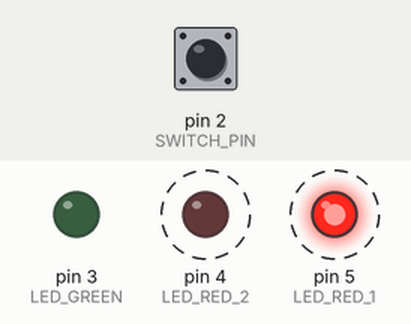
A sketch run on a simulated Arduino Uno, built with avr-gcc and run on an emulated ATmega328P. Parts: output pins drawn as LEDs (lit = HIGH). Dashed ring = blinking. The inputs (shaded band) are chosen by the test bench; at power-on: pin 2 (SWITCH_PIN) HIGH.

Above: at 1.3 s.
1.7 s: pin 2 (SWITCH_PIN) pulled LOW for 3.2 s
At 1.9 s:
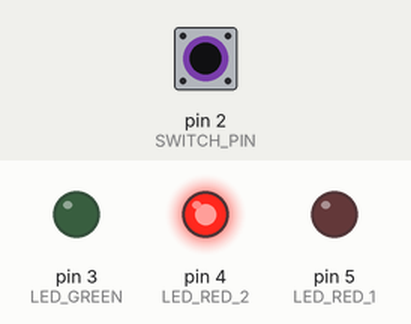
At 3.4 s:
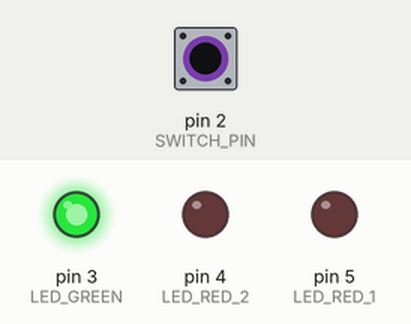
Timing chart, 0 to 12.4 s (numbered marks = the images above; inputs shaded):
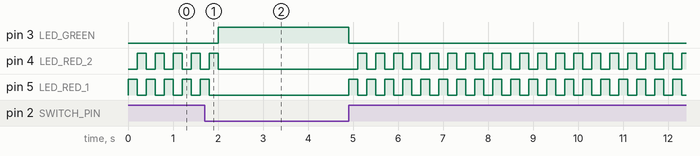

The sketch:

02_spaceship.ino
```cpp
int switchState = 0;

int LED_RED_1 = 5;
int LED_RED_2 = 4;
int LED_GREEN = 3;

int SWITCH_PIN = 2;

int DELAY_MS = 200;

void setup() {
  pinMode(LED_GREEN, OUTPUT);
  pinMode(LED_RED_1, OUTPUT);
  pinMode(LED_RED_2, OUTPUT);
  pinMode(SWITCH_PIN, INPUT);
}

void loop() {

  switchState = digitalRead(SWITCH_PIN);

  if (switchState == LOW) {

    digitalWrite(LED_RED_1, LOW);
    digitalWrite(LED_RED_2, LOW);
    digitalWrite(LED_GREEN, HIGH);

  } else {

    digitalWrite(LED_RED_1, HIGH);
    digitalWrite(LED_RED_2, LOW);
    digitalWrite(LED_GREEN, LOW);

    delay(DELAY_MS);

    digitalWrite(LED_RED_1, LOW);
    digitalWrite(LED_RED_2, HIGH);

    delay(DELAY_MS);
  }
}
```

Measured:
- after the input at 1.7 s, pin 3 (LED_GREEN): LOW → HIGH after 0.30 s, → LOW 2.9 s later
- by itself, pin 5 (LED_RED_1): repeats every 0.40 s: HIGH 0.20 s, LOW 0.20 s
